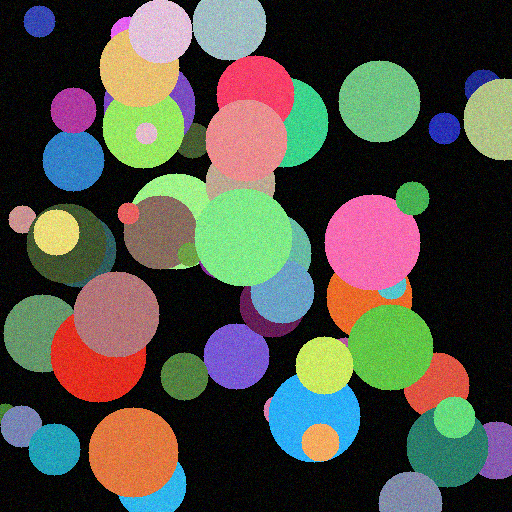
#> input picture test_images/clean_no_forgery.png, 512 x 512 px
$ python -i preprocessing.py   (imports and definitions only)
#> lines starting #> are read from the running program, lines starting #| are printed output that depends on the picture
#> further down, picture is the input picture: shape (512, 512, 3); mean B, G, R 70.5, 80.1, 80.4
"""
Image Preprocessing Module.

Handles image loading, grayscale conversion, normalization, Gaussian blur,
histogram equalization, and optional resizing for the detection pipeline.
"""

import cv2
import numpy as np
import logging

logger = logging.getLogger("cmfd")


def load_image(path: str) -> np.ndarray | None:
    """Load an image from disk.

    Args:
        path: Path to the image file.

    Returns:
        BGR image as numpy array, or None if loading fails.
    """
    image = cv2.imread(path, cv2.IMREAD_COLOR)
    if image is None:
        logger.error(f"Failed to load image: {path}")
    return image


def resize_image(image: np.ndarray, max_size: int) -> np.ndarray:
    """Resize image so its largest dimension equals max_size.

    Preserves aspect ratio. If both dimensions are already <= max_size,
    the image is returned unchanged.

    Args:
        image: Input image (BGR or grayscale).
        max_size: Maximum allowed dimension (width or height).

    Returns:
        Resized image.
    """
    h, w = image.shape[:2]
    if max(h, w) <= max_size:
        return image

    scale = max_size / max(h, w)
    new_w = int(w * scale)
    new_h = int(h * scale)
    logger.info(f"Resizing image from {w}x{h} to {new_w}x{new_h} "
                f"(scale={scale:.3f})")
    return cv2.resize(image, (new_w, new_h), interpolation=cv2.INTER_AREA)


def preprocess(image: np.ndarray,
               blur_kernel: int = 5,
               blur_sigma: float = 1.0,
               apply_hist_eq: bool = True,
               enable_normalization: bool = True,
               max_size: int | None = 1024) -> tuple:
    """Full preprocessing pipeline.

    Steps:
        1. Optional resize (if max_size is set)
        2. Convert to grayscale
        3. Optional histogram equalization
        4. Optional intensity normalization
        5. Gaussian blur

    Args:
        image: Input BGR image.
        blur_kernel: Gaussian blur kernel size (must be odd).
        blur_sigma: Gaussian blur sigma.
        apply_hist_eq: Whether to apply histogram equalization.
        enable_normalization: Whether to normalize intensity range.
        max_size: Max image dimension. None to skip resizing.

    Returns:
        Tuple of (resized_original_bgr, processed_grayscale).
    """
#> called with blur_kernel = 5, blur_sigma = 1, apply_hist_eq = True, enable_normalization = True, max_size = 1024
    if image is None:
        raise ValueError("Input image is None")

    h, w = image.shape[:2]
#> h = 512; w = 512
    if min(h, w) < 32:
        logger.warning(f"Image is very small ({w}x{h}). "
                       "Detection may be unreliable.")

    # Step 1: Resize
    if max_size is not None:
        image = resize_image(image, max_size)

    original = image.copy()

    # Step 2: Grayscale
    gray = cv2.cvtColor(image, cv2.COLOR_BGR2GRAY)
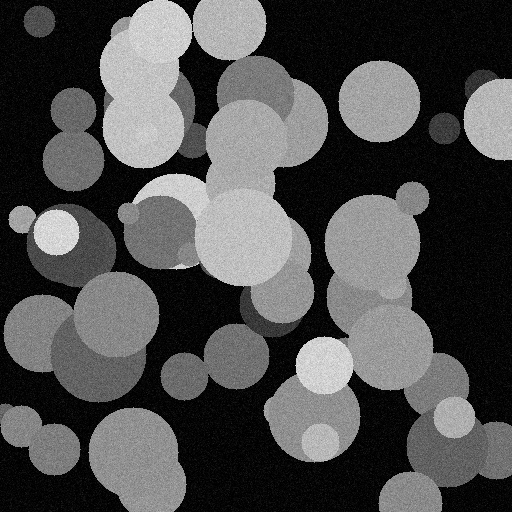
#> gray: shape (512, 512); min 0, max 246, mean 79.1

    # Step 3: Histogram equalization
    if apply_hist_eq:
        gray = cv2.equalizeHist(gray)
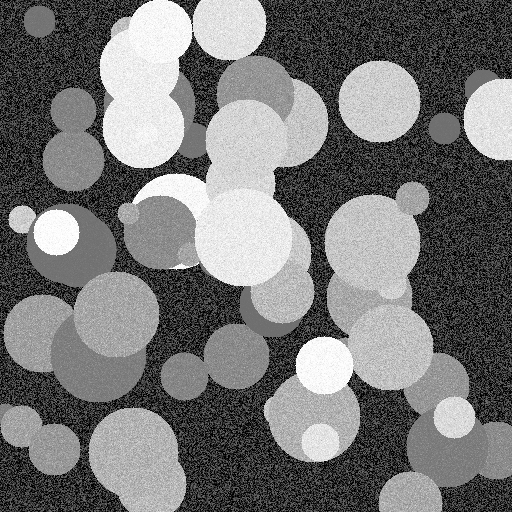
#> gray: shape (512, 512); min 0, max 255, mean 118.2

    # Step 4: Intensity normalization
    if enable_normalization:
        gray = cv2.normalize(gray, None, 0, 255, cv2.NORM_MINMAX)

    # Step 5: Gaussian blur
    ksize = (blur_kernel, blur_kernel)
    gray = cv2.GaussianBlur(gray, ksize, blur_sigma)
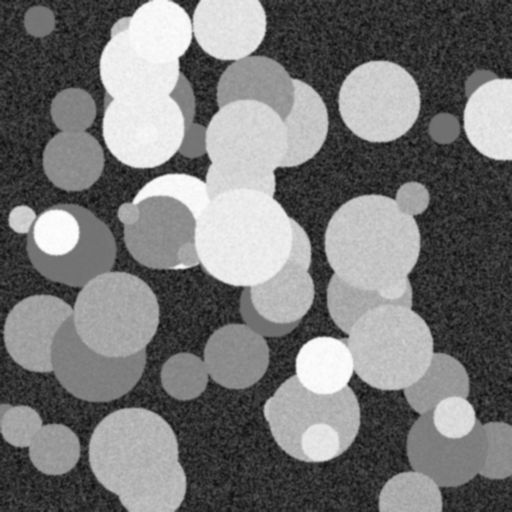
#> gray: shape (512, 512); min 12, max 254, mean 118.2

    return original, gray

>>> import cv2
>>> picture = cv2.imread('../test_images/clean_no_forgery.png')
>>> result = preprocess(picture)

$ run again, on test_images/forged_clear.png
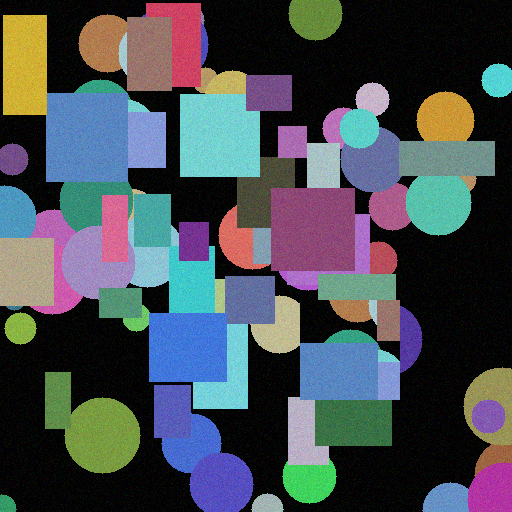
#> input picture test_images/forged_clear.png, 512 x 512 px
#> picture is the input picture: shape (512, 512, 3); mean B, G, R 83.6, 77.5, 71
#> in preprocess, `gray = cv2.cvtColor(image, cv2.COLOR_BGR2GRAY)`:
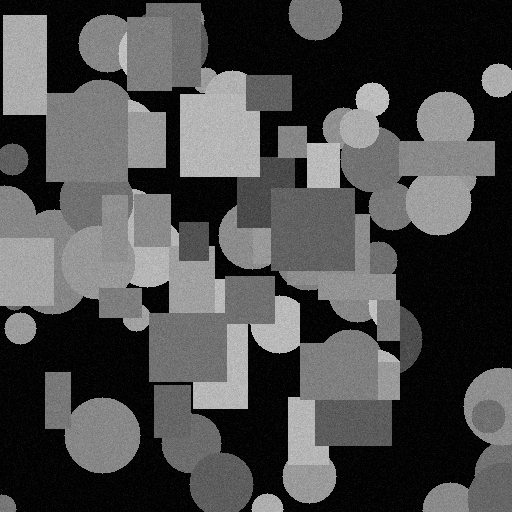
#> gray: shape (512, 512); min 0, max 215, mean 76.2
#> in preprocess, `gray = cv2.GaussianBlur(gray, ksize, blur_sigma)`:
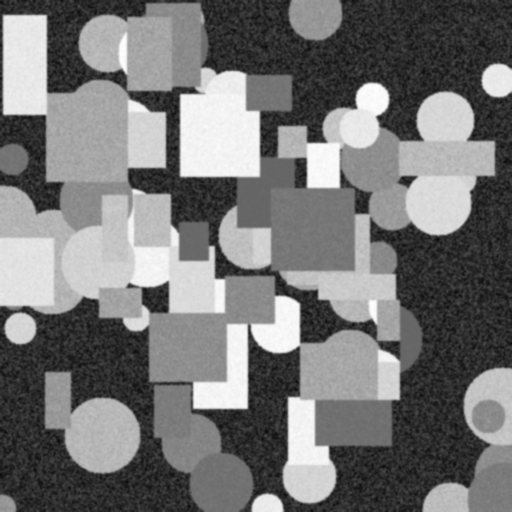
#> gray: shape (512, 512); min 11, max 254, mean 117.7

$ run again, on test_images/forged_large.png
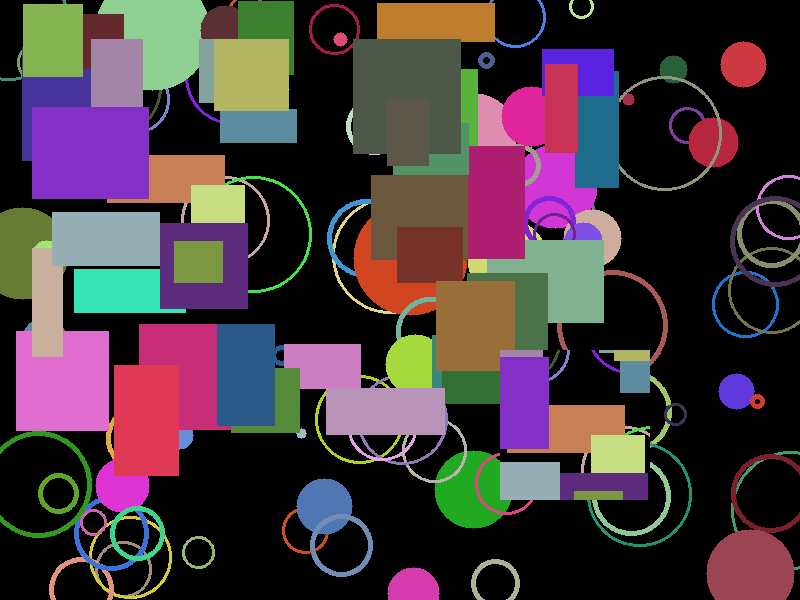
#> input picture test_images/forged_large.png, 800 x 600 px
#> picture is the input picture: shape (600, 800, 3); mean B, G, R 62.2, 56.9, 71.3
#> in preprocess, `gray = cv2.cvtColor(image, cv2.COLOR_BGR2GRAY)`:
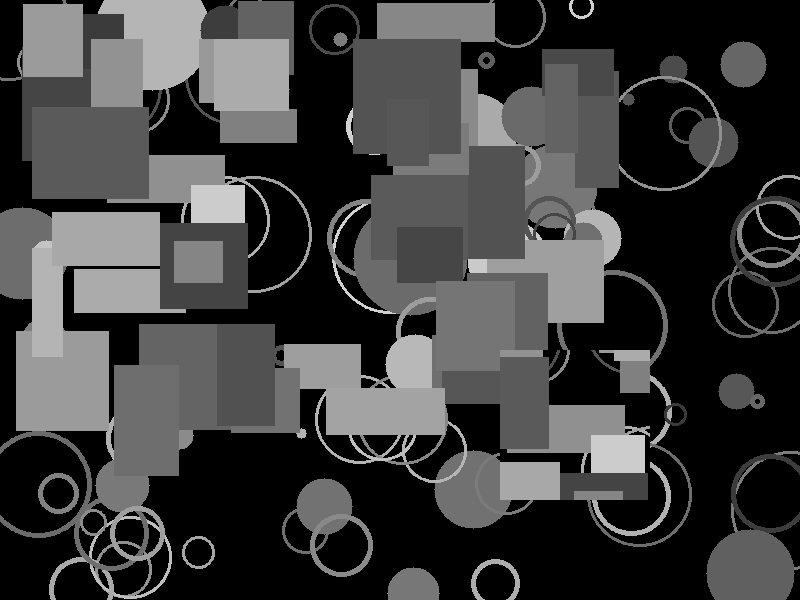
#> gray: shape (600, 800); min 0, max 209, mean 61.9
#> in preprocess, `gray = cv2.GaussianBlur(gray, ksize, blur_sigma)`:
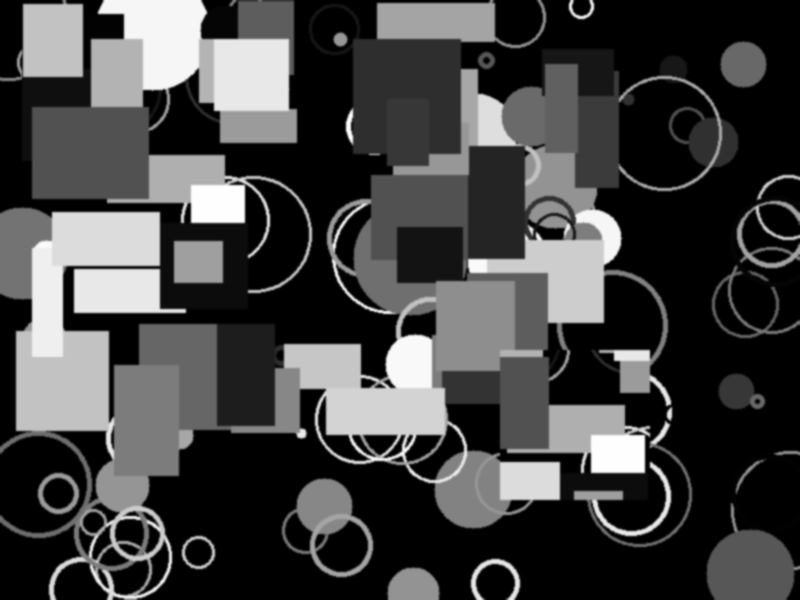
#> gray: shape (600, 800); min 0, max 255, mean 67
